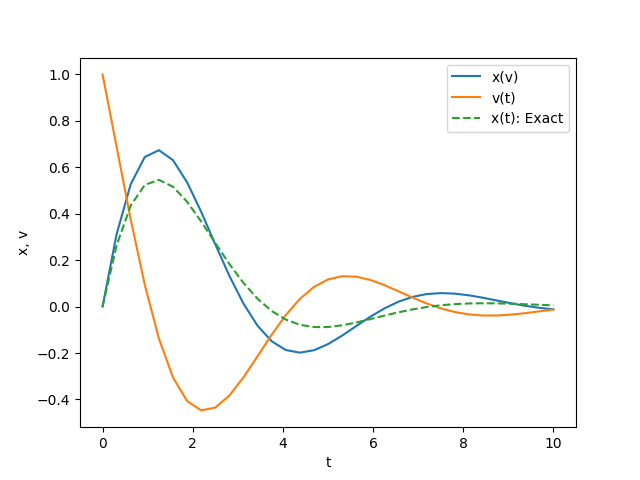

Source code (Python):
from matplotlib import pyplot as plt
import numpy as np


def dxdt(v):
    return v


def dvdt(x, v):
    return -x - v


def euler_method(x, v, dt):
    x_new = x + dt * dxdt(v)
    v_new = v + dt * dvdt(x, v)
    return x_new, v_new


tini = 0.0
tfin = 10.0
n = 32
dt = (tfin - tini) / n

x = 0.0
v = 1.0

time = np.zeros(n + 1)
xt = np.zeros(n + 1)
vt = np.zeros(n + 1)

time[0] = tini
xt[0] = x
vt[0] = v

for i in range(n):
    x, v = euler_method(x, v, dt)
    xt[i + 1] = x
    vt[i + 1] = v
    time[i + 1] = tini + (i + 1) * dt


def exact_x(time):
    return 2 / (3 ** (1 / 2)) * np.exp(-time / 2) * np.sin(time * 3 ** (1 / 2) / 2)


plt.plot(time, xt, label="x(v)")
plt.plot(time, vt, label="v(t)")
plt.plot(time, exact_x(time), label="x(t): Exact", linestyle="dashed")
# plt.plot(time, np.cos(time), label="v(t): Exact", linestyle="dashed")

plt.xlabel("t")
plt.ylabel("x, v")
plt.legend()
plt.savefig("gensui.png")
